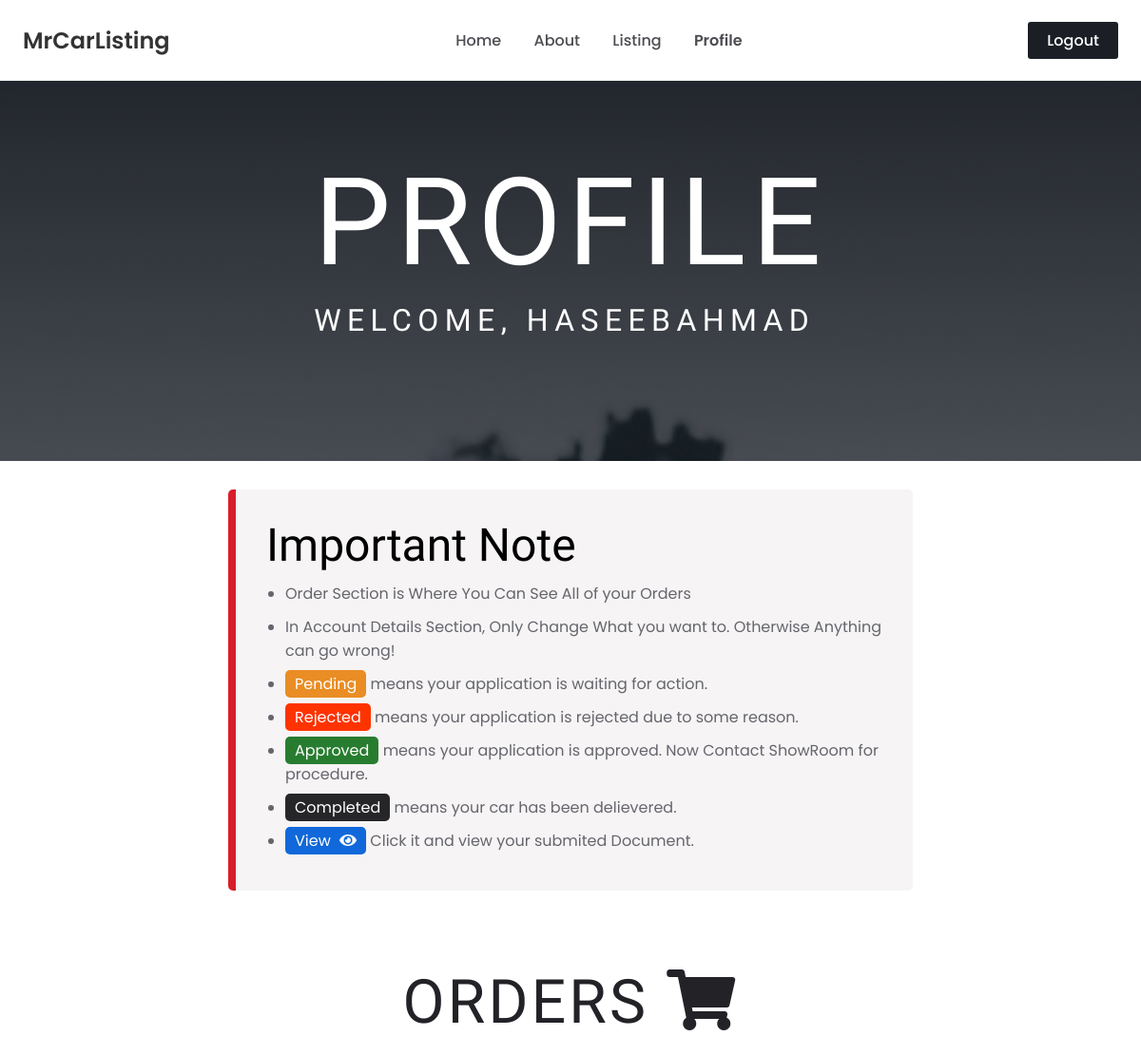
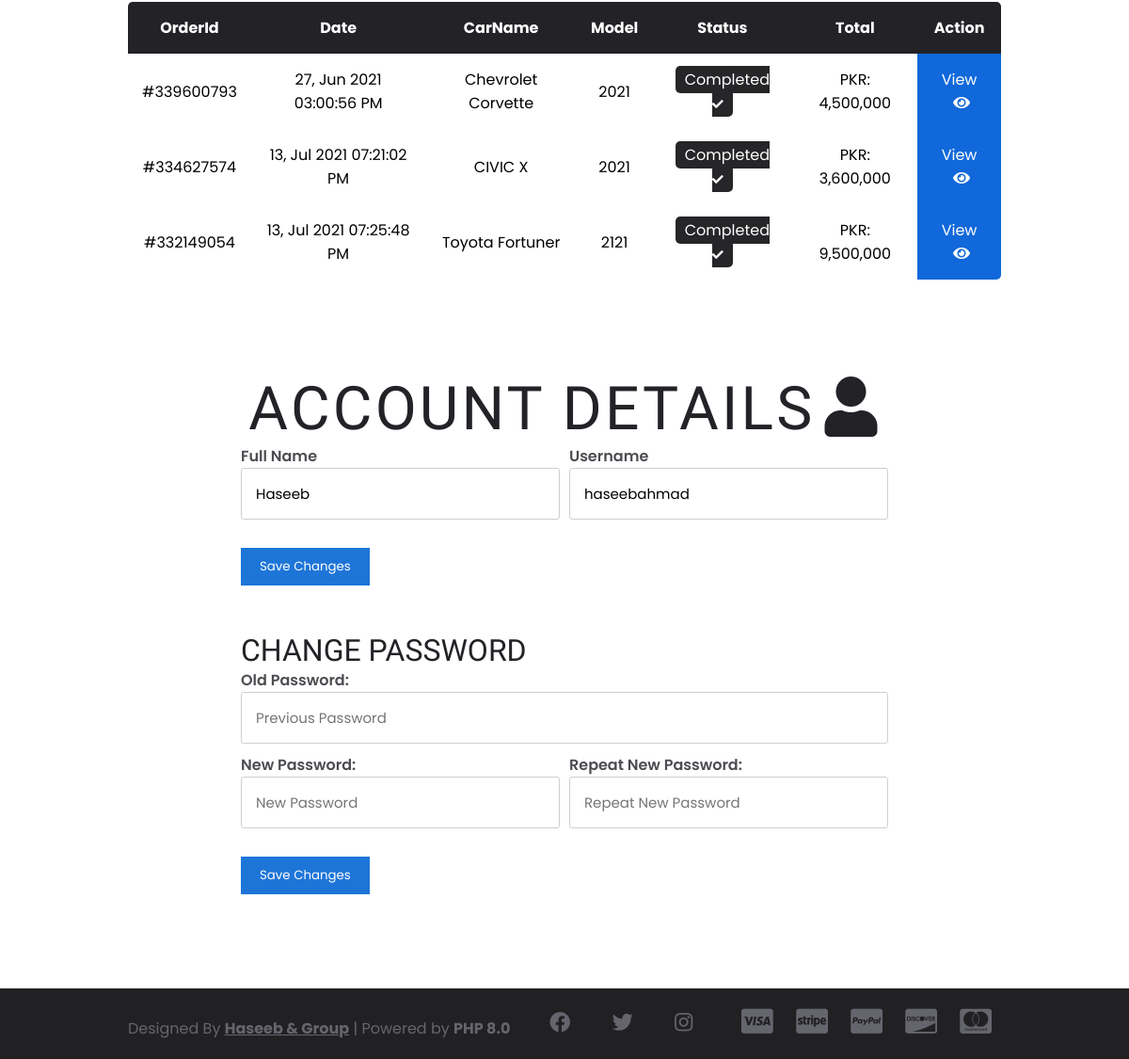
Page /profile.php (signed in) on the committed database (2 pictures, top to bottom).
### tables this page shows
CREATE TABLE `orders_db` (
  `id` int(255) NOT NULL,
  `order_id` varchar(255) NOT NULL,
  `fullname` varchar(255) NOT NULL,
  `fathername` varchar(255) NOT NULL,
  `address` varchar(255) NOT NULL,
  `phone` varchar(255) NOT NULL,
  `dateofbirth` varchar(255) NOT NULL,
  `cnic_number` varchar(255) NOT NULL,
  `expire` varchar(255) NOT NULL,
  `cnic_img` varchar(255) NOT NULL,
  `car_id` varchar(255) NOT NULL,
  `message` varchar(255) DEFAULT NULL,
  `price` varchar(255) NOT NULL,
  `created_at` varchar(255) NOT NULL,
  `status` varchar(255) NOT NULL DEFAULT 'pending',
  `email` varchar(255) NOT NULL
);

CREATE TABLE `cars_db` (
  `id` int(255) NOT NULL,
  `car_price` varchar(255) NOT NULL,
  `car_details` varchar(255) NOT NULL,
  `car_img` varchar(255) NOT NULL,
  `car_model` varchar(255) NOT NULL,
  `car_brand` varchar(255) NOT NULL,
  `car_type` varchar(255) NOT NULL,
  `car_status` varchar(10) NOT NULL,
  `car_name` varchar(255) NOT NULL,
  `car_stock` varchar(3) NOT NULL,
  `created_at` varchar(255) NOT NULL,
  `updated_at` varchar(255) NOT NULL DEFAULT 'none',
  `car_sold` varchar(255) DEFAULT NULL,
  `car_color` varchar(255) NOT NULL DEFAULT 'black'
);

### profile.php (the view, shortened to what this page needs)
<?php require_once('./config/apis.php') ?>
<?php
    if(isset($_SESSION['auth-user-login'])){
        $name = $_SESSION['auth-user-login'];
        $fname = $_SESSION['auth-user-login-fullname'];
    }else{
        header('location: login.php');
    }
?>
<!DOCTYPE html>
<html lang="en">
<head>
    <link rel="stylesheet" href="https://cdnjs.cloudflare.com/ajax/libs/font-awesome/5.15.3/css/all.min.css"
    />
    <link href="https://unpkg.com/aos@2.3.1/dist/aos.css" rel="stylesheet">
    <link rel="stylesheet" href="./css/profile.css">
</head>
<body>
    <section class="nav">
        <div class="container" id="nav-container">
            <h1><a href="about.php">MrCarListing</a></h1>
            <ul class="res-btn">
                <a href="index.php">Home</a>
                <a href="about.php">About</a>
                <a href="listing.php">Listing</a>
                <a class="active" href="profile.php">Profile</a>
            </ul>
            <ul class="res-btn">
                <a class="logout" href="?logout=true">Logout</a>
            </ul>
        </div>
    </section>
    <section class="header">
        <div class="container">
            <p class="title">Profile <br> <span>Welcome, <?php echo $name; ?></span></p>
        </div>
    </section>
    <section class="note">
        <div class="container">
            <h1>Important Note</h1>
            <ul>
                <li>Order Section is Where You Can See All of your Orders</li>
                <li>In Account Details Section, Only Change What you want to. Otherwise Anything can go wrong!</li>
                <li><span class="pending">Pending</span> means your application is waiting for action.</li>
                <li><span class="rejected">Rejected</span> means your application is rejected due to some reason.</li>
                <li><span class="approved">Approved</span> means your application is approved. Now Contact ShowRoom for procedure.</li>
                <li><span class="completed">Completed</span> means your car has been delievered.</li>
                <li><span class="view">View <i class="fas fa-eye"></i></span> Click it and view your submited Document.</li>
            </ul>
        </div>
    </section>
    <section class="orders" id="order">
        <div class="container">
            <h1 class="title">Orders <i class="fas fa-shopping-cart"></i></h1>
            <table>
                <tr>
                    <th>OrderId</th>
                    <th>Date</th>
                    <th>CarName</th>
                    <th>Model</th>
                    <th>Status</th>
                    <th>Total</th>
                    <th>Action</th>
                </tr>
                <?php
                    $email = $_SESSION['auth-user-login-email'];
                    $sql = "SELECT * from orders_db WHERE email = '$email'";
                    $res = mysqli_query($con, $sql);
                    if(mysqli_num_rows($res) > 0){
                        while($row = mysqli_fetch_assoc($res)){
                            $order = $row['order_id'];
                            $status = $row['status'];
                            $id = $row['car_id'];
                            $sql2 = "SELECT * from cars_db WHERE id = '$id'";
                            $res2 = mysqli_query($con, $sql2);
                            while($rows = mysqli_fetch_assoc($res2)){
                                $carname = $rows['car_name'];
                                $model = $rows['car_model'];
                            }
                            if($status == 'pending'){
                                $status = "<span class='pending'>Pending</span>";
                            }elseif($status == 'rejected'){
                                $status = "<span class='rejected'>Rejected</span>";
                            }elseif($status == 'completed'){
                                $status = "<span class='completed'>Completed <i class='fas fa-check'></i> </span>";
                            }
                            else{
                                $status = "<span class='approved'>Approved</span>";
                            }
                ?>
                <tr>
                    <td>#<?php echo $order; ?></td>
                    <td><?php echo $row['created_at']; ?></td>
                    <td><?php echo $carname; ?></td>
                    <td><?php echo $model; ?></td>
                    <td><?php echo $status; ?></td>
                    <td>PKR: <?php echo number_format($row['price']); ?> </td>
                    <td class="view"><a href="profile.php?order-id=<?php echo $order; ?>">View<i class="fas fa-eye"></i></a></td>
                </tr>
                <?php } } ?>
            </table>
        </div>
    </section>
    <section class="account">
        <div class="container">
            <h1 class="title">Account Details<i class="fas fa-user"></i></h1>
            <form action="profile.php" method="post">
                <div class="flex">
                    <div class="block">
                        <label for="fullname">Full Name</label>
                        <input type="text" name="fullname" id="fullname" value="<?php echo $fname; ?>" placeholder="Full Name" autocomplete="off" required>
                    </div>
                    <div class="block">
                        <label for="username">Username</label>
                        <input type="text" name="username" id="username" value="<?php echo $name; ?>" placeholder="Username" autocomplete="off" required>
                    </div>
                </div>
                <button type="submit" name="update-account">Save Changes</button>
            </form>
            <h1 class="sm-title">Change Password</h1>
            <form action="profile.php" method="post">
                <label for="oldpass">Old Password:</label>
                <input type="password" name="oldpass" placeholder="Previous Password" id="oldpass" required>
                <div class="flex">
                    <div class="block">
                        <label for="password1">New Password:</label>
                        <input type="password" name="password1" id="password1" placeholder="New Password" required>
                    </div>
                    <div class="block">
                        <label for="password2">Repeat New Password:</label>
                        <input type="password" name="password2" id="password2" placeholder="Repeat New Password" required>
                    </div>
                </div>
                <button type="submit" name="update-pass">Save Changes</button>
            </form>
        </div>
    </section>
    <section class="footer">
        <div class="container">
            <p>Designed By <a href="admin.php"><strong>Haseeb & Group</strong></a> | Powered by <strong>PHP 8.0</strong></p>
            <ul>
                <a href="#"><i class="fab fa-facebook"></i></a>
                <a href="#"><i class="fab fa-twitter"></i></a>
                <a href="#"><i class="fab fa-instagram"></i></a>
            </ul>
            <ul class="payment">
                <i class="fab fa-cc-visa"></i>
                <i class="fab fa-cc-stripe"></i>
                <i class="fab fa-cc-paypal"></i>
                <i class="fab fa-cc-discover"></i>
                <i class="fab fa-cc-mastercard"></i>
            </ul>
        </div>
    </section>
</body>
</html>

### rows in the picture
orders_db: order "339600793", created_at "27, Jun 2021 03:00:56 PM", cars_db.car_name "Chevrolet Corvette", cars_db.car_model "2021", status "Completed", price "4,500,000"
orders_db: order "334627574", created_at "13, Jul 2021 07:21:02 PM", cars_db.car_name "CIVIC X", cars_db.car_model "2021", status "Completed", price "3,600,000"
orders_db: order "332149054", created_at "13, Jul 2021 07:25:48 PM", cars_db.car_name "Toyota Fortuner", cars_db.car_model "2121", status "Completed", price "9,500,000"

### other values in the picture
$name "HASEEBAHMAD"
